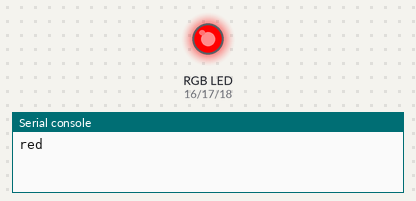
A program run on a simulated ESP32 board running MicroPython. Parts: an RGB LED mixed from three pins (HIGH = lit), the last lines printed to the serial console.

Above: at 0.5 s.
At 2.5 s:
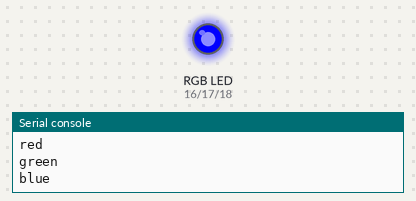
At 3.5 s:
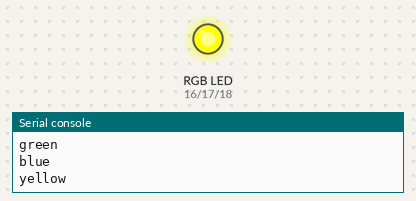
At 4.5 s:
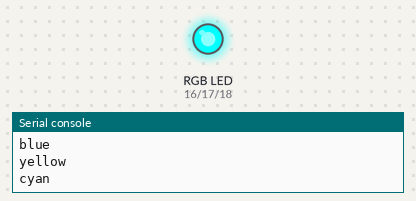
At 6.5 s:
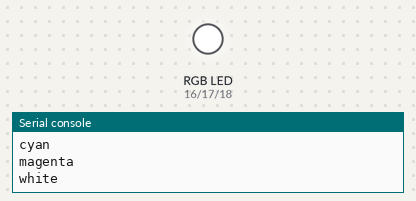
At 8.5 s:
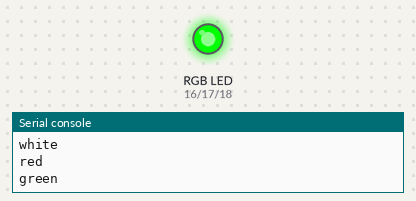
Timing chart, 0 to 9.1 s (numbered marks = the images above):
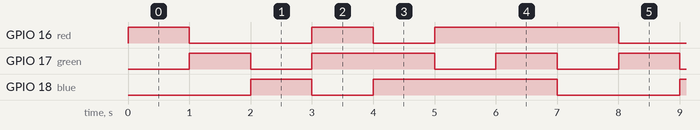

The program:

rgb_colors.py
```python
# Cycle an RGB LED through red, green, blue and some mixed colours
import time
from machine import Pin

red = Pin(16, Pin.OUT)
green = Pin(17, Pin.OUT)
blue = Pin(18, Pin.OUT)


def show(r, g, b):
    # each argument is 1 (on) or 0 (off)
    red.value(r)
    green.value(g)
    blue.value(b)


COLOURS = [
    ("red", 1, 0, 0),
    ("green", 0, 1, 0),
    ("blue", 0, 0, 1),
    ("yellow", 1, 1, 0),
    ("cyan", 0, 1, 1),
    ("magenta", 1, 0, 1),
    ("white", 1, 1, 1),
]

while True:
    for name, r, g, b in COLOURS:
        print(name)
        show(r, g, b)
        time.sleep(1)
```

Measured:
- by itself, GPIO 16 (red): repeats every 7.0 s: LOW 2.0 s, HIGH 1.0 s, LOW 1.0 s, HIGH 3.0 s
- by itself, GPIO 17 (green): repeats every 7.0 s: LOW 1.0 s, HIGH 2.0 s, 2 × (LOW 1.0 s, HIGH 1.0 s)
- by itself, GPIO 18 (blue): repeats every 7.0 s: LOW 1.0 s, HIGH 3.0 s, LOW 2.0 s, HIGH 1.0 s
